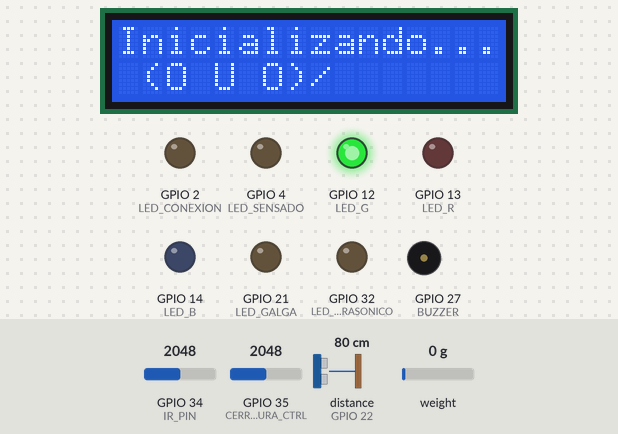
The sketch below on a simulated ESP32. Shown: 16×2 character LCD, output pins drawn as LEDs (lit = HIGH), buzzer (waves = sounding, pin HIGH). Wiring (inferred from the names in the program): ultrasonic range finder: trigger GPIO 23; echo GPIO 22. The inputs (shaded band) are chosen by the test bench; at power-on: GPIO 35 (CERRADURA_CTRL) = 2048, distance to the obstacle (sensor on GPIO 22) 80 cm, weight on the scale 0 g, GPIO 34 (IR_PIN) = 2048. The echo pulse lasts 58.3 µs per cm; WiFi joins after 1.5 s; servers stay silent unless stated; pins used as bus, display or sensor lines are not drawn; what the sketch prints to the serial monitor is not drawn.

Above: at 1.1 s.
At 4.0 s:
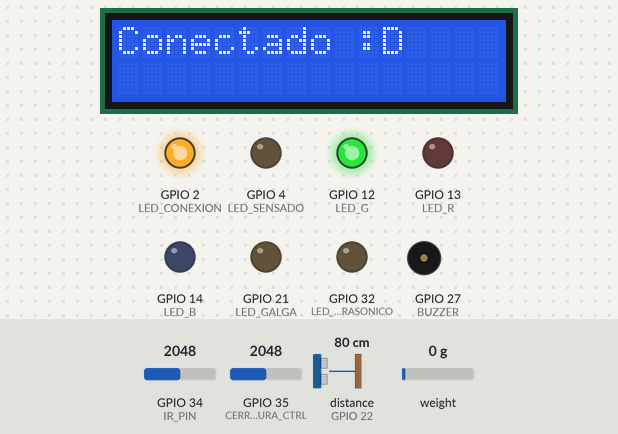
4.1 s: GPIO 35 (CERRADURA_CTRL) set to 1062
8.8 s: GPIO 35 (CERRADURA_CTRL) set to 928
At 11.7 s:
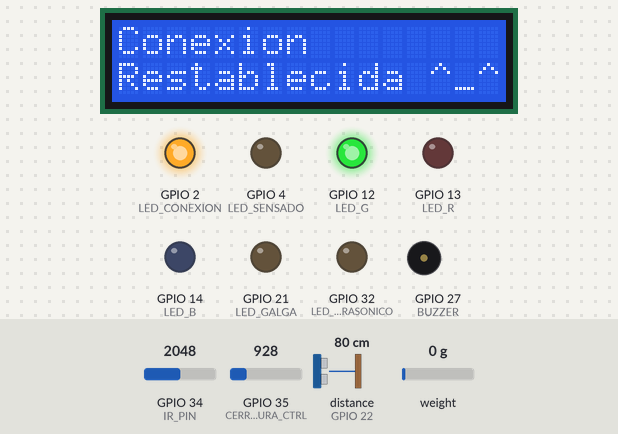
13.5 s: distance to the obstacle (sensor on GPIO 22) set to 8 cm
17.4 s: distance to the obstacle (sensor on GPIO 22) set to 5 cm
At 21.83 s:
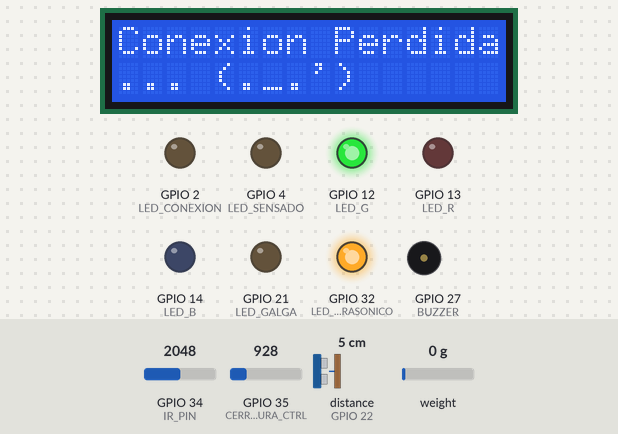
22.1 s: weight on the scale set to 5 g
26.8 s: weight on the scale set to 8 g
At 31.0 s:
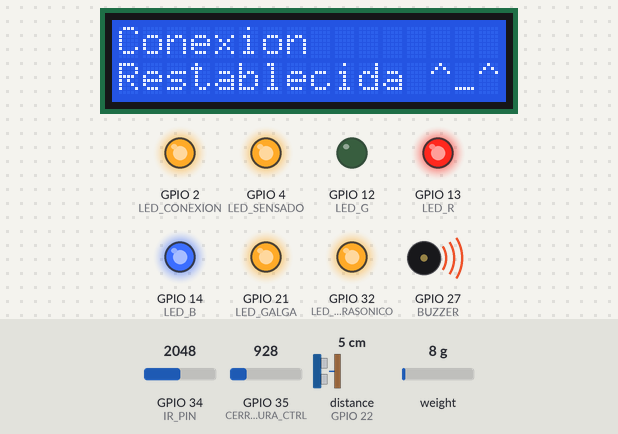
Timing chart, 0 to 32.5 s (numbered marks = the images above; inputs shaded):
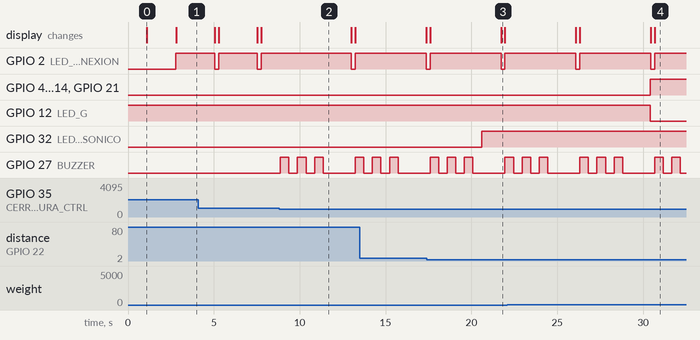

Measured:
- the behaviour switches between 1001 and 1000 on GPIO 35 (CERRADURA_CTRL) (found by bisection; images 1 and 2)
- the behaviour switches between 7 and 6 cm on distance to the obstacle (sensor on GPIO 22) (found by bisection; images 2 and 3)
- the behaviour switches between 6 and 7 g on weight on the scale (found by bisection; images 3 and 4)
- after the input at 8.8 s, GPIO 27 (BUZZER): LOW → HIGH after 0.07 s, then repeats every 1.0 s: LOW 0.50 s, HIGH 0.50 s
- after the input at 17.4 s, GPIO 32 (LED_ULTRASONICO): LOW → HIGH after 3.2 s
- after the input at 26.8 s, GPIO 4 (LED_SENSADO), GPIO 13 (LED_R), GPIO 14 (LED_B), GPIO 21 (LED_GALGA): LOW → HIGH after 3.6 s; GPIO 12 (LED_G): HIGH → LOW after 3.6 s
- what the display in image 0 shows lasts 1.7 s, from 1.1 s to 2.8 s

The sketch:

Casillero_V0.1.ino
```cpp
/*
  Software para microcontroladr ESP32 - CASILLERO
  Autor: Luis Fuentes

  Este programa controla el sistema "esclavo" de los casilleros del proyecto.


  Mediante un sensor ultrasónico (HC-SRD04), un transmisor y receptor infrarrojo,
  y una celda de carga con controlador HX711, se envia la señal a la ESP32 la cual enciende un led (LED_SENSADO).
  A su vez el sistema cuenta con 3 led más: ocupado, libre y error. Estos encieden por medio de una señal externa proveniente del sistema de bahía.
  También se cuenta con el sistema de la cerradura electrica, que  de manera similar se activa con una señal externa provenieit del sistema de bahía.
  Finalmente, se tiene un sistema de alarmas, un buzzer y un led.
*/

/* ------------      LIBRERÍAS      ------------ */
#include <WiFi.h>
#include <HX711.h>
#include <LiquidCrystal_I2C.h>

/* ------------ DEFINICIÓN DE PINES ------------ */

  //Infrarrojo
#define IR_PIN                34                // Pin del ESP32 conectado a la salida sensor infrarrojo.

  //Ultrasonico
#define TRIGGER_PIN           23                // Pin del ESP32 conectado al pin TRIGGER del sensor ultrasónico.
#define ECHO_PIN              22                // Pin del ESP32 conectado al pin ECHO sensor ultrasónico.
#define LED_ULTRASONICO       32                // Pin del ESP32 conectado a un LED para verificar el funcionamiento del sensor ultrasonico .
#define DISTANCIA_MINIMA      7                 // Distancia mínima configurada a la que el sensor ultrasonico verifica la existencia de un objeto (en centímetros).

  //Celda de carga
#define DT_GALGA              19                // Pin del ESP32 conectado al pin DT del controlador HX711.
#define SCK_GALGA             18                // Pin del ESP32 conectado al pin SCK del controlador HX711.
#define LED_GALGA             21                // Pin del ESP32 conectado a un LED para verificar el funcionamiento de la celda d carga.

  //Indicadores visuales
#define LED_G                 12                // Pin del LED que indica que el casillero está disponible
#define LED_R                 13                // Pin del LED que indica que el casillero está ocupado
#define LED_B                 14                // Pin del LED que funje como alarma
#define LED_SENSADO           4                 // Pin del LED que indica la existencia de un objeto dentro del casillero
#define LED_CONEXION          2                 // Pin del buzzer que funje como alarma

  //Indicadores
#define BUZZER                27                // Pin del buzzer que emitirá sonido cuando la puerta se encuentre abierta

  //Control de cerradura
#define CERRADURA_VCC         26                // Pin que alimenta el modulo analógico para abrir la cerradura
#define CERRADURA_CTRL        35                // Pin que indica el estado de la cerradura.

  //Control LCD
#define SDA_LCD               15                // Pin de SDA para el funcionamiento de la LCD
#define SCL_LCD               5                 // Pin de SCL para el funcionamiento de la LCD

  //Control Tiempo

/*  //Pruebas
#define TESTBUTTON_PIN        2   // Pin para prueba del sistema.
#define TESTALARMA_PIN        4   // Pint para probar la alarma.
#define GALGA_TEST_PIN        19  // Pin de simulación de galga.*/

/* ------------ DEFINICIÓN DE VARIABLES ------------ */

 //"Calibración"
const int umbralIR         = 1000;
const int umbralCerradura  = 1000;
float peso_umbral          = 7.0;
float factor_calibracion   = 2280.0;

 //Millis
unsigned long tCerradura = 0;
unsigned long tEsperaColocacion = 0;

const int duracionEsperaColocacion  = 10000;
const int duracionCerradura = 10000;

 //Detección y estados
bool deteccionUltrasonico  = false;             // Variable que indica si el ultrasonico detecto algun objeto (TRUE).
bool deteccionIR           = false;             // Variable que indica si el infrarrojo detecta algun objeto (TRUE).
bool deteccionGalga        = false;             // Variable que indica si la galga detecta algun objeto (TRUE).
bool deteccionScooter      = deteccionUltrasonico && deteccionIR && deteccionGalga;
bool esperandoScooter      = false;             // Variable que indica un estado de espera para la colocación de un Scooter (TRUE)
bool cerraduraAbierta      = false;             // Variable que indica si la cerradura esta abierta (TRUE) o cerrada (FALSE).
bool iniciarTiempoCerradura     = false;
bool estadoSensado         = false;             // Variable que indica si todos los sensores detectaron el objeto(TRUE) o si no (FALSE).
bool solicitudOcupacion    = false;             // Variable que indica si se solicita el uso de un casillero (TRUE) o si se solicita el desuso (FALSE).
bool solicitudLiberar      = false;             // Variable que indica si se ha desocupado un casillero (TRUE) o si sigue en uso (FALSE).

 //Comunicación WiFi
const char* ssid           = "SAPE.net";        // Nombre de la red a la que se conectará la tarjeta.
const char* password       = "SAPE_2025";       // Contraseña para de acceso a la red.
const char* servidorIP     = "192.168.4.1";     // IP del servidor.
const int puertoTCP        = 1000;              // Puerto del servidor.

HX711 scale(DT_GALGA, SCK_GALGA);               // Objeto de tipo HX711 que prepara el funcionamiento de la celda de carga.
LiquidCrystal_I2C lcd(0x27, 16, 2);             // Objeto de tipo LiquidCrystal_I2C que permite el funcionamiento de las pantalla LCD
WiFiClient bahiaMod;                             // Objeto tipo WiFiCliente para comunicarse con el servidor provisto por el modulo de bahía.

/* ------------ DEFINICIÓN DE FUNCIONES ------------ */

// 1. Función de medición de distancia.
long medir_distancia(int triggerPin, int echoPin) {

  digitalWrite(triggerPin, HIGH);
  delayMicroseconds(10);
  digitalWrite(triggerPin, LOW);

  long duracion = pulseIn(echoPin, HIGH);

  // Si la duración es igual a cero, indica error al detectar echo
  if(duracion == 0 ) {
    Serial.println("¡¡¡¡ ERROR: ECHO NO DETECTADO !!!!");
    return -1;
  }

  return duracion/58;

}

// 2. Función de medición del ultrasonico
void ultrasonico() {

  // Lectura de ultrasonico
  long distancia = medir_distancia(TRIGGER_PIN, ECHO_PIN);
  Serial.println("-----------------------------------------------------");
  Serial.print("Distancia: ");
  Serial.print(distancia);
  Serial.print(" cm   ||   ");

  // Si la distancia es menor que la distancia mínima, enciende el LED y cambia el valor de detección
  if (DISTANCIA_MINIMA > distancia) {
    deteccionUltrasonico = true;
    digitalWrite(LED_ULTRASONICO, HIGH);

  } else {
    deteccionUltrasonico = false;
    digitalWrite(LED_ULTRASONICO, LOW);

  }

  delay(100);
}

// 3. Función de detección de interrupción de infrarrojo
void infrarrojo(){

    int irAux = analogRead(IR_PIN);

    // Si no hay lectura del infrarrojo, deteccionIR es falso, sí sí hay lectura, pasa a true
    if (irAux < umbralIR) {
      Serial.println("IR NO SENSANDO");
      Serial.println("-----------------------------------------------------");
      deteccionIR = false;

    } else {
      Serial.println("IR SENSANDO");
      Serial.println("-----------------------------------------------------");
      deteccionIR = true;

    }
}

// 4. Función de detección de peso por medio de celda de carga
void galga() {

  // Escala la lectura a 10
  float lectura = scale.get_units(10);

  Serial.print("Peso: ");
  Serial.print(lectura);
  Serial.print(" KG   ||   ");

  // Si la lectura es mayor o igual al peso configurado, enciende el led y cambia detecciónGalga a TRUE.
  if (lectura >= peso_umbral) {
    digitalWrite(LED_GALGA, HIGH);
    deteccionGalga = true;

  } else {

    digitalWrite(LED_GALGA, LOW);
    deteccionGalga = false;

  }
}

// 5. Función para abrir el casillero. Envia un pulso positivo durante 10s al circuito de la cerradura.
void abrir_casillero() {
  cerraduraAbierta = true;
  iniciarTiempoCerradura = true;
  tCerradura = millis();
  digitalWrite(CERRADURA_VCC, HIGH);
  msjLCD("Abriendo  . .", "Casillero  U");
}

// 6. Función para conocer el estado del casillero.
void detectar_cerradura() {
  int cerraduraAux = analogRead(CERRADURA_CTRL);

  if (cerraduraAux > umbralCerradura){
    Serial.println("Cerradura cerrada");
    cerraduraAbierta = false;
  } else {
    Serial.println("Cerradura abierta");
    buzzer(BUZZER, 3);
  }
}

// 7. Función de encendido de leds indicando ocupación del casillero.
void casillero_Ocupado(int ledR, int ledG, int ledB) {

  digitalWrite(ledR, HIGH);
  digitalWrite(ledG, LOW);
  digitalWrite(ledB, LOW);
}

// 8. Función de encendido de leds indicando liberación del casillero.
void casillero_Liberado(int ledR, int ledG, int ledB) {

  digitalWrite(ledR, LOW);
  digitalWrite(ledG, HIGH);
  digitalWrite(ledB, LOW);
}

// 9. Función de encendido de leds indicando un Error en el Sistema
void error_Sistema(int ledR, int ledG, int ledB){

  digitalWrite(ledR, HIGH);
  digitalWrite(ledG, LOW);
  digitalWrite(ledB, HIGH);
}

// 10. Función para la escritura en la LCD.
void msjLCD(String linea1, String linea2) {
  lcd.clear();
  lcd.setCursor(0, 0);
  lcd.print(linea1);
  lcd.setCursor(0, 1);
  lcd.print(linea2);
}

// 11. Función de control del buzzer
void buzzer(int pinBuzzer, int conteo) {
  for (int i = 0; i < conteo; i++) {
    digitalWrite(pinBuzzer, HIGH);
    delay(500);
    digitalWrite(pinBuzzer, LOW);
    delay(500);
  }
}

// 12. Función de control de tiempo abrir cerradura
void ctrl_Tiempo_Cerradura() {
  if (iniciarTiempoCerradura && millis() - tCerradura >= duracionCerradura) {
    digitalWrite(CERRADURA_VCC, LOW);
    Serial.println("-----------------------------------------------------");
    iniciarTiempoCerradura = false;
    if (solicitudOcupacion){
      tEsperaColocacion = millis();
      esperandoScooter = true;
    }
  }
}


void setup() {
  Serial.begin(115200);
  bahiaMod.stop();

  //Entradas
  pinMode(IR_PIN, INPUT);
  pinMode(ECHO_PIN, INPUT);
  pinMode(CERRADURA_CTRL, INPUT);

  //Salidas
  pinMode(TRIGGER_PIN, OUTPUT);
  pinMode(LED_R, OUTPUT);
  pinMode(LED_G, OUTPUT);
  pinMode(LED_B, OUTPUT);
  pinMode(LED_SENSADO, OUTPUT);
  pinMode(LED_CONEXION, OUTPUT);
  pinMode(LED_GALGA, OUTPUT);
  pinMode(LED_ULTRASONICO, OUTPUT);
  pinMode(BUZZER, OUTPUT);
  pinMode(CERRADURA_VCC, OUTPUT);

  // Valores iniciales
  digitalWrite(LED_G, HIGH);
  digitalWrite(LED_R, LOW);
  digitalWrite(LED_B, LOW);
  digitalWrite(BUZZER, LOW);
  digitalWrite(LED_SENSADO, LOW);
  digitalWrite(LED_GALGA, LOW);
  digitalWrite(LED_ULTRASONICO, LOW);
  digitalWrite(LED_CONEXION, LOW);
  digitalWrite(CERRADURA_VCC, LOW);

  // Inicializa el sensor ultrasónico
  digitalWrite(TRIGGER_PIN, LOW);
  delayMicroseconds(2);

  // Inicializa la celda de carga
  scale.set_scale(factor_calibracion);
  scale.tare();

  //Inicialización de LCD
  Wire.begin(SDA_LCD, SCL_LCD);
  lcd.init();
  lcd.backlight();
  msjLCD("Inicializando..."," \(O U O)/ ");

  // Inicializa conexión WIFI
  WiFi.begin(ssid, password);
  while(WiFi.status() != WL_CONNECTED) {
    delay(500);
    Serial.print(".");
  }
  Serial.println("\nConexión establecida con Access Point.");

  // Si el cliente se conecta al servidor y puertos designados, muestra el mesaje de "Conexión TCP..."
  if(bahiaMod.connect(servidorIP, puertoTCP)) {
    Serial.println("Conexión TCP establecida con el servidor.");
    digitalWrite(LED_CONEXION, HIGH);
    msjLCD("Conectado :D", "");
  } else {
    Serial.println("No se logro conectar al servidor. Verifica la IP y el puerto");
  }

}

void loop() {

 /* Serial.print("< Cerradura Abierta: ");
  Serial.print(cerraduraAbierta);
  Serial.print(" > - < Sensado Estatus: ");
  Serial.print(estadoSensado);
  Serial.print(" > - < Solicitar Casillero: ");
  Serial.print(solicitudOcupacion);
  Serial.print(" > - < Liberado: ");
  Serial.print(solicitudLiberar);
  Serial.println(" >");*/

  // Si el bahiaMod no se encuentra conectado al servior, muestra el mensaje "Conexión TCP perdida..."
  if (!bahiaMod.connected()) {
    msjLCD("Conexion Perdida", "... (._.')");
    Serial.println("Conexión TCP perdida. Intentando reconectar...");
    digitalWrite(LED_CONEXION, LOW);
    while (!bahiaMod.connect(servidorIP, puertoTCP)) {
      Serial.print(".");
      delay(500);
    }
    msjLCD("Conexion", "Restablecida ^_^");
    Serial.println("\n Conexión restablecida");
    digitalWrite(LED_CONEXION, HIGH);
    return;
  }

  // Inicia el conteo para que abra la cerradura (10s)
  ctrl_Tiempo_Cerradura();

  // Detecta si la cerradura está abierta o cerrada
  detectar_cerradura();

  // Se hace el sensado del objeto constantemente.
  ultrasonico();
  galga();
  infrarrojo();

  // Si el cliente esta disponible para recibir instrucciones, se envia un comando desde el modulo de bahía.
  if(bahiaMod.available()) {
    String comando = bahiaMod.readStringUntil('\n');
    comando.trim();
    Serial.println("Comando recibido " + comando);

    // Si se recibe el comando "OCUPANDO", se abre la cerradura y cambian los valores de cerraduraAbierta y solicitudOcupacion a TRUE
    if (comando == "OCUPANDO") {
      solicitudOcupacion = true;
      abrir_casillero();
      bahiaMod.println("Solicitud para ocupar casillero recibida");

      /*if(estadoSensado){
        msjLCD("Patin colocado", "Correctamente :D");
      } else if (!estadoSensado){
        msjLCD("Patin mal", "Colocado >:(");
      }*/

    // Si el comando recibido es "LIBERANDO", se abre la cerradura, y cambian los valores de cerraduraAbierta y solicitudOcupacion a TRUE y FALSE respectivamente
    } else if (comando == "LIBERANDO") {
      solicitudOcupacion = false;
      solicitudLiberar = true;
      abrir_casillero();
      Serial.println("Casillero desocupado");
      bahiaMod.println("Solicitud para desocupar casillero recibida");

    }
  }


  // Si todos los sensores detectan un objeto, se enciende el led de sensado y cambia el valor de estadoSensado a TRUE
  if(deteccionUltrasonico && deteccionIR && deteccionGalga) {
    digitalWrite(LED_SENSADO, HIGH);
    estadoSensado = true;
  } else {
    digitalWrite(LED_SENSADO, LOW);
    estadoSensado = false;
  }

  // Si hay una solicitud de ocupación y la cerradura está cerrada y no se ha excedido el tiempo, llama a la función de ocupación del casillero
  if (esperandoScooter && !cerraduraAbierta) {
    if (estadoSensado) {
      casillero_Ocupado(LED_R, LED_G, LED_B);
      Serial.println ("Ocupado");
      msjLCD("Ocupado","Puede retirarse");
      bahiaMod.println("Casillero OCUPADO");
      delay(2000);
      msjLCD("Ocupado", "Vuelva pronto :(");
      esperandoScooter = false;

    } else if ( millis() - tEsperaColocacion >= duracionEsperaColocacion){
      solicitudOcupacion = false;
      esperandoScooter = false;
      Serial.println("No se ocupo el casillero");
      msjLCD("No se ocupo","el casillero");
      bahiaMod.println("NO OCUPADO");
    }
  } else if(!solicitudOcupacion && !cerraduraAbierta && solicitudLiberar) {
    if (!estadoSensado) {
      solicitudLiberar = false;
      casillero_Liberado(LED_R, LED_G, LED_B);
      Serial.println("Liberado");
      msjLCD("Casillero", "Dispoible :D");
      bahiaMod.println("Casillero LIBERADO");
    } else if(estadoSensado){
      abrir_casillero();
      delay (1000);
      msjLCD("Retira el patin", "ERROR 404");

    }
  } else if(!solicitudOcupacion && estadoSensado) {
    error_Sistema(LED_R, LED_G, LED_B);
    Serial.print("ERROR EN EL SISTEMA !!!");

  }

}
```
